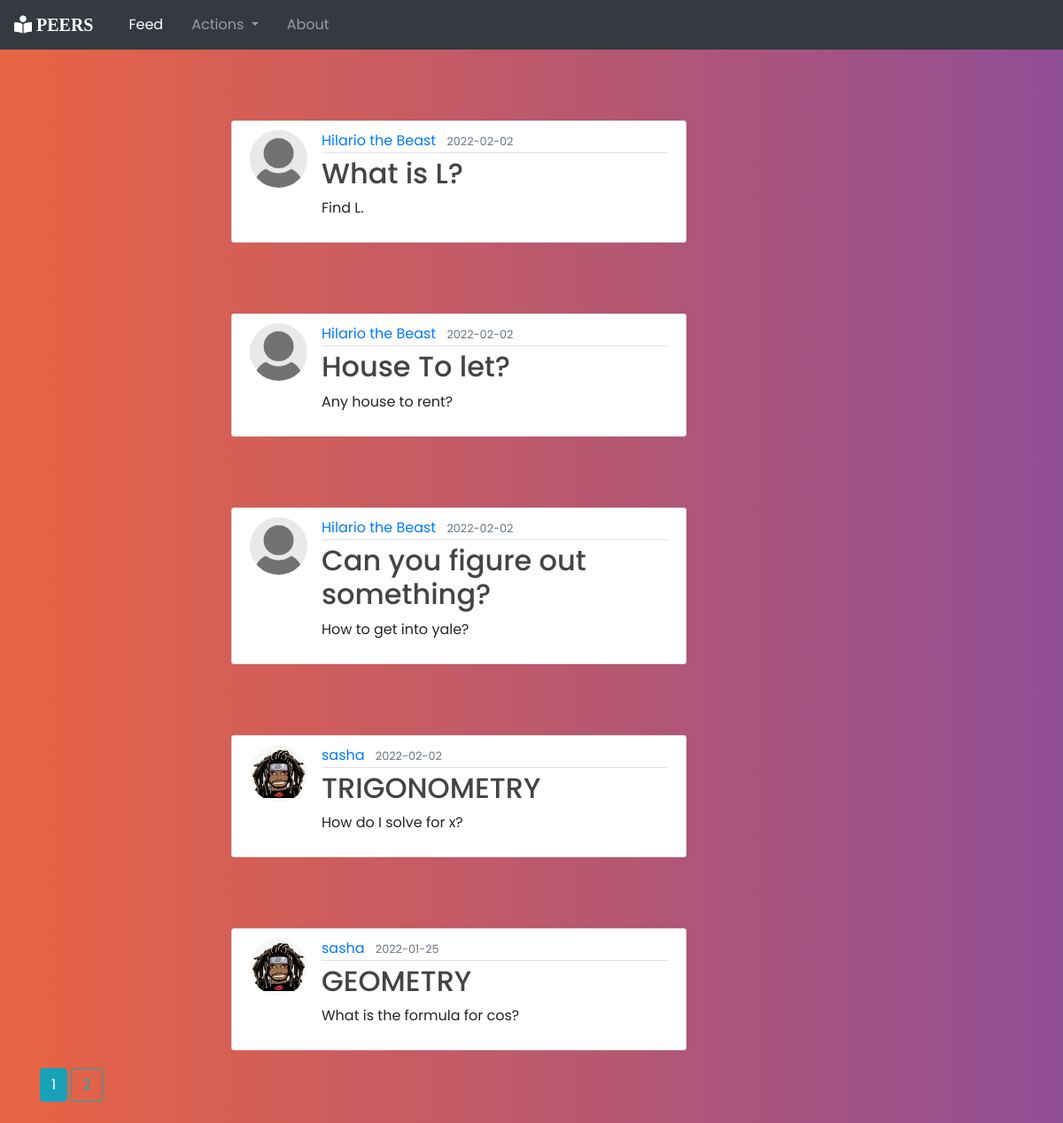
The app's page /feed with its own data.
### thebuzz/models.py (models this page shows, shortened)
class Post(db.Model):
    id = db.Column(db.Integer, primary_key=True)
    title = db.Column(db.String(100), nullable=False)
    date_posted = db.Column(db.DateTime, nullable=False, default=datetime.utcnow)
    content = db.Column(db.Text, nullable=False)
    user_id = db.Column(db.Integer, db.ForeignKey('user.id'), nullable=False)

class User(db.Model, UserMixin):
    id = db.Column(db.Integer, primary_key=True)
    username = db.Column(db.String(20), unique=True, nullable=False)
    email = db.Column(db.String(120), unique=True, nullable=False)
    image_file = db.Column(db.String(20), nullable=False, default='default.jpg')
    password = db.Column(db.String(60), nullable=False)
    posts = db.relationship('Post', backref='author', lazy=True)

### thebuzz/routes.py (the view)
@app.route("/")
@app.route("/feed")
def home():
    page = request.args.get('page', 1, type=int)
    posts = Post.query.order_by(Post.date_posted.desc()).paginate(page=page, per_page=5)
    return render_template('feed.html', posts=posts)

### thebuzz/templates/feed.html
{% extends 'layout.html' %}
{% block content %}
{% for post in posts.items %}
<article class="media content-section">
    <img class="rounded-circle article-img"
         src="{{ url_for('static', filename='profile_pics/' + post.author.image_file) }}">
    <div class="media-body">
        <div class="article-metadata">
            <a class="mr-2" href="{{ url_for('user_posts', username=post.author.username) }}">{{ post.author.username }}</a>
            <small class="text-muted">{{ post.date_posted.strftime('%Y-%m-%d') }}</small>
        </div>
        <h2><a class="article-title" href="{{ url_for('post', post_id=post.id) }}">{{ post.title }}</a></h2>
        <p class="article-content">{{ post.content }}</p>
    </div>
</article>
{% endfor %}
{% for page_num in posts.iter_pages(left_edge=1, right_edge=1, left_current=1, right_current=2) %}
{% if page_num %}
{% if posts.page == page_num %}
<a class="btn btn-info mb-4" href="{{ url_for('home', page=page_num) }}">{{ page_num }}</a>
{% else %}
<a class="btn btn-outline-info mb-4" href="{{ url_for('home', page=page_num) }}">{{ page_num }}</a>
{% endif %}
{% else %}
...
{% endif %}
{% endfor %}
{% endblock %}

### thebuzz/static/main.css (style rules this page uses)
body { background: #654ea3; background: linear-gradient(to right, #e96443, #904e95); font-family: "Poppins", sans-serif; font-weight: 300 min-height: 150vh; overflow-x: hidden }
h1, h2, h3, h4, h5, h6 { color: #444444; }
.content-section { margin-top: 5rem; margin-left: 13.5rem; background: #ffffff; padding: 10px 20px; border: 1px solid #dddddd; border-radius: 3px; margin-bottom: 20px; }
.article-title { color: #444444; }
.article-content { white-space: pre-line; }
.article-img { height: 65px; width: 65px; margin-right: 16px; }
.article-metadata { padding-bottom: 1px; margin-bottom: 4px; border-bottom: 1px solid #e3e3e3 }

### records on screen
Post: image_file (placeholder picture), author.username "Hilario the Beast", date_posted "2022-02-02", title "What is L?", content "Find L."
Post: image_file (placeholder picture), author.username "Hilario the Beast", date_posted "2022-02-02", title "House To let?", content "Any house to rent?"
Post: image_file (placeholder picture), author.username "Hilario the Beast", date_posted "2022-02-02", title "Can you figure out something?", content "How to get into yale?"
Post: image_file (picture), author.username "sasha", date_posted "2022-02-02", title "TRIGONOMETRY", content "How do I solve for x?"
Post: image_file (picture), author.username "sasha", date_posted "2022-01-25", title "GEOMETRY", content "What is the formula for cos?"

### other values on screen
{{ page_num }} "1"
